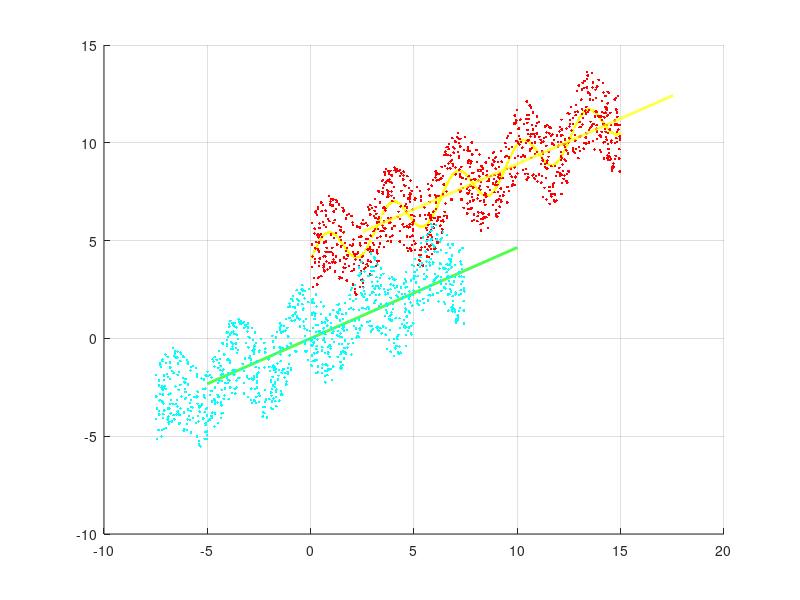

Source code (MATLAB):
function gaussian()
    x = unifrnd(0,15,1000,1);
    rand_nums = unifrnd(-2,2,1000,1);

    y = sin(2*x) + 1/2*x + 4;
    z = y + rand_nums;

    mean_x = (x-mean(x));
    mean_y = y - mean(y) + rand_nums;

    % least square
    A = [mean_x ones(size(mean_x))];
    c = (A'*A)\(A'*mean_y);

    new_x= linspace(-5,10, 1000);
    new_y = c(1)*new_x+c(2);

    hold on
    plot(x,y, ".", "Color","#FFFF00")
    plot(x,z, ".", "Color","r")
    plot(new_x,new_y, "LineStyle","-", "Color","g", "LineWidth",2)
    plot(new_x+mean(x), new_y+mean(y), "LineStyle","-", "Color","#FFFF00", "LineWidth",2)
    plot(mean_x,mean_y, ".", "Color","#00FFFF")
    set(gca,'Color','k')
    grid on
end